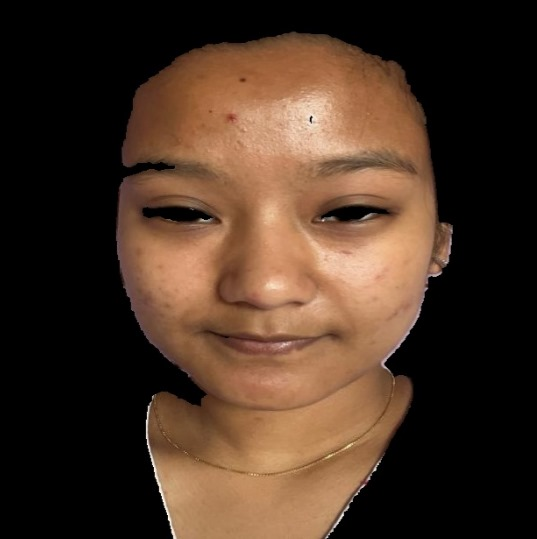
#> input picture Input/Acne-test.jpg, 537 x 539 px, found by its file name
$ jupyter execute prep.ipynb
#> lines starting #> are read from the running program, lines starting #| are printed output that depends on the picture
[cell 1]
import cv2
IMG_SIZE = 128


path = './Dataset/Acne/10/Acne-test.jpg'
path = cv2.imread(str(path))
#> path is the input picture: shape (539, 537, 3); mean B, G, R 36.3, 50.9, 72.3
denoised = cv2.fastNlMeansDenoising(path, h=10)

img_resized = cv2.resize(denoised, (IMG_SIZE, IMG_SIZE))

# Convert to grayscale
gray = cv2.cvtColor(img_resized, cv2.COLOR_BGR2GRAY)
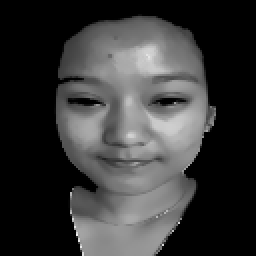
#> gray: shape (128, 128) (shown 2 times larger); min 0, max 240, mean 55.6

cv2.imshow('ori', path)
cv2.imshow('denoised', denoised)
cv2.imshow('resize', img_resized)

cv2.imshow('final', gray)
cv2.waitKey(0)
